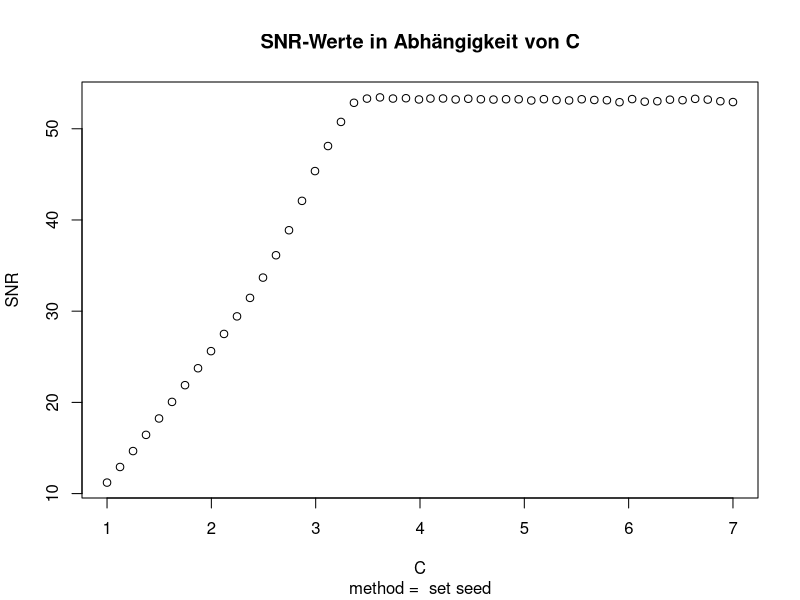
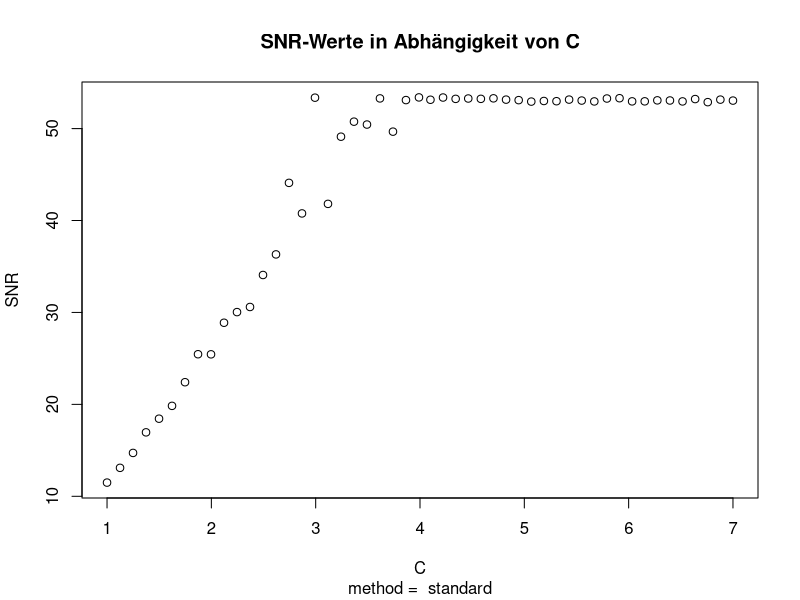

Source code (R) for these figures, in order:
# Team: Redrum
# Task: 2

graphics.off()

## 2a
quantize <- function(x,bits = 8) {
  cells <- 2^bits
  min.value <- (x+0.5)/cells
  max.value <- ((cells-1)+0.5)/cells
  ifelse(x<0,min.value,ifelse(x>=1,max.value,(floor(cells*x)+0.5)/cells))
}

## 2b
test.data <- sin(seq(0,pi,length.out = 1500))
#quantize(test.data)

## 2c
SNR <- function(x,y) {
  10 * log10(mean(x^2)/mean((x-y)^2))
}

SNR.table.generator <- function(table,test.data) {
  table.build <- as.matrix(table)
  new.row <- cbind(SNR(test.data,quantize(test.data)),SNR(test.data,quantize(test.data,12)))
  table.build <- rbind(table.build,new.row)
  return(table.build)
}

SNR.table <- matrix(nrow = 0,ncol = 2)

## 2d
test.data <- sin(seq(0,pi,length.out = 1500))
SNR.table <- SNR.table.generator(SNR.table,test.data)

## 2e
test.data <- runif(1500,0,1)
SNR.table <- SNR.table.generator(SNR.table,test.data)

## 2f
test.data <- rnorm(1500,mean = 0.5,sd = 0.125)
SNR.table <- SNR.table.generator(SNR.table,test.data)

## 2g
test.data <- seq(0,1,length.out = 1500)
SNR.table <- SNR.table.generator(SNR.table,test.data)

## 2h
test.data <- runif(1500,0,1.05)
SNR.table <- SNR.table.generator(SNR.table,test.data)

rownames(SNR.table) <- c("2d","2e","2f","2g","2h")
colnames(SNR.table) <- c("8 Bit", "12 Bit")
SNR.table


graphics.off()
pdf("quantize.pdf")

## 2i
c.vector <- c(seq(1,3.99,length.out = 25),seq(4.1,7,length.out = 25))
results <- matrix(nrow = length(c.vector),ncol = 2)
colnames(results) <- c("C","SNR")

SNR_row <- function(c.vector,results.matrix,method = 'standard',plot = TRUE) {
  for (i in 1:length(c.vector)) {
    if (method == 'set seed') set.seed(21)
    test.data <- rnorm(1500,0.5,1/(2*c.vector[i]))
    results.matrix[i,1] <- c.vector[i]
    results.matrix[i,2] <- SNR(test.data,quantize(test.data))
  }
  
  if (plot) plot(results.matrix, main = "SNR-Werte in Abhängigkeit von C", sub = paste("method = ",method))
  else return(results.matrix)
}

SNR_row(c.vector,results,'set seed',TRUE)
SNR_row(c.vector,results,plot = TRUE)

## Beispiel für vektorisierte SNR_row Funktion
# SNR <- function(x) {
#   y <- quantize(x)
#   10 * log10(mean(x^2)/mean((x-y)^2))
# }
# 
# c.vector <- c(seq(1,3.99,length.out = 25),seq(4.1,7,length.out = 25))
# results <- matrix(nrow = length(c.vector),ncol = 2)
# colnames(results) <- c("C","SNR")
# 
# SNR_row.vectorized <- function(c.vector,results.matrix,method = 'standard',plot = TRUE) {
#   
#   if (method == 'set seed') set.seed(21)
#   test.data <- matrix(nrow = length(c.vector), ncol = 1500)
#   test.data[] <- rnorm(1500,0.5,1/(2*c.vector))
#   results.matrix[,1] <- 1:length(c.vector)
#   results.matrix[,2] <- apply(X = test.data,FUN =SNR,MARGIN = 1)
#   
#   if (plot) plot(results.matrix, main = "SNR-Werte vektorisiert in Abhängigkeit von C", sub = paste("method = ",method))
#   else return(results.matrix)
# }
# 
# SNR_row.vectorized(c.vector,results,'set seed',TRUE)
# SNR_row.vectorized(c.vector,results,plot = TRUE)

dev.off()